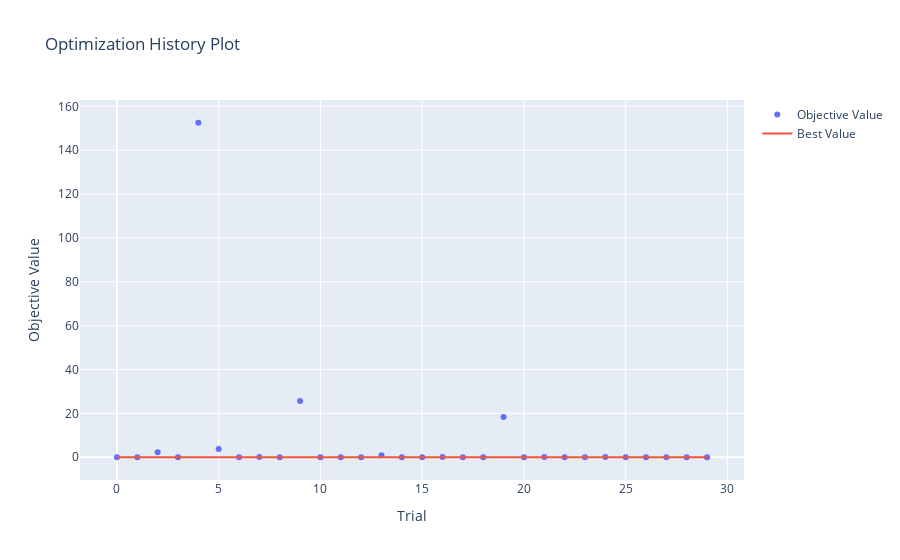

Notebook cell for this chart:
### Code cell
# 最適化過程の解析
optuna.visualization.plot_optimization_history(study)

### Figure 1 — Plotly figure (JSON) as saved in the notebook; plotly's stock layout.template omitted (floating-point values rounded to 4 significant figures)
{"data": [{"mode": "markers", "name": "Objective Value", "type": "scatter", "x": [0, 1, 2, 3, 4, 5, 6, 7, 8, 9, 10, 11, 12, 13, 14, 15, 16, 17, 18, 19, 20, 21, 22, 23, 24, 25, 26, 27, 28, 29], "y": [0.003527, 0.0009584, 2.309, 0.001581, 152.5, 3.748, 0.0009677, 0.1492, 0.0008196, 25.6, 0.001568, 0.0041, 0.006349, 0.8746, 0.004699, 0.0009556, 0.1067, 0.000878, 0.0009187, 18.39, 0.006099, 0.08103, 0.006702, 0.004454, 0.07372, 0.001028, 0.0008217, 0.0008837, 0.001025, 0.01095]}, {"mode": "lines", "name": "Best Value", "type": "scatter", "x": [0, 1, 2, 3, 4, 5, 6, 7, 8, 9, 10, 11, 12, 13, 14, 15, 16, 17, 18, 19, 20, 21, 22, 23, 24, 25, 26, 27, 28, 29], "y": [0.003527, 0.0009584, 0.0009584, 0.0009584, 0.0009584, 0.0009584, 0.0009584, 0.0009584, 0.0008196, 0.0008196, 0.0008196, 0.0008196, 0.0008196, 0.0008196, 0.0008196, 0.0008196, 0.0008196, 0.0008196, 0.0008196, 0.0008196, 0.0008196, 0.0008196, 0.0008196, 0.0008196, 0.0008196, 0.0008196, 0.0008196, 0.0008196, 0.0008196, 0.0008196]}, {"marker": {"color": "#cccccc"}, "mode": "markers", "name": "Infeasible Trial", "showlegend": false, "type": "scatter", "x": [], "y": []}], "layout": {"title": {"text": "Optimization History Plot"}, "xaxis": {"title": {"text": "Trial"}}, "yaxis": {"title": {"text": "Objective Value"}}}}
